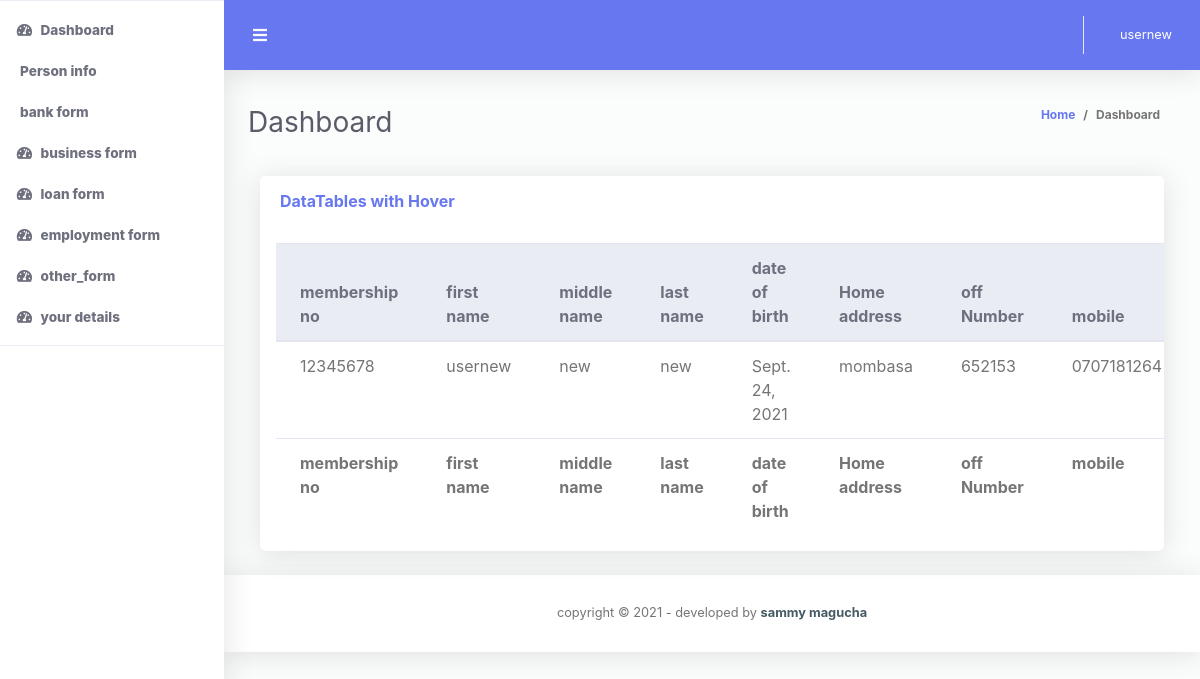
The page /listuser (signed in) on the database its author committed.
### codechallenege/models.py (models this page shows, shortened)
class Bioinfo(models.Model):
	No ='No'
	Yes = 'yes'
	single = 'single'
	married = 'married'
	window = 'window'
	other = 'other'
	Owned =(
		(No, 'No'),
  		(Yes, 'yes'),
	)
	Marry=(
		(single, 'single'),
		(married,'married'),
		(window, 'window'),
		(other, 'other')
		)
	membership_no = models.PositiveIntegerField()
	first_name = models.CharField(max_length= 50, validators= [onlyletters])
	middle_name = models.CharField(max_length= 50, validators= [onlyletters])
	last_name = models.CharField(max_length= 50, validators= [onlyletters])
	DateOfBirth = models.DateField()
	Homeaddress = models.CharField(max_length= 50, validators= [onlyletters])
	OffieNumber= models.PositiveIntegerField()
	mobile_no = models.CharField(max_length=12,)
	Pin_no = models.CharField(max_length= 50, validators= [onlyisalnum])
	Email = models.EmailField(max_length=100, )
	physical_add = models.CharField(max_length = 100, validators= [onlyletters])
	town = models.CharField(max_length = 100, validators= [onlyletters])
	estate = models.CharField(max_length = 100, validators= [onlyletters])
	house_no = models.CharField(max_length= 100, validators= [onlyisalnum])
	livedthrere=  models.CharField(max_length = 100,validators=[onlyisnumeric])
	Houseowned = models.CharField(max_length=3, choices=Owned,)
	martial_status =models.CharField(max_length=7, choices=Marry,)
	No_dependents = models.PositiveIntegerField()
	bio = models.ForeignKey(User, on_delete=models.CASCADE)
	class Meta:
		verbose_name_plural = "Bioinfo"

### codechallenege/decorators.py (the view)
		def wrapper_func(request, *args, **kwargs):
			group = None
			if request.user.groups.exists():
				group = request.user.groups.all()[0].name
			if group in allowed_roles:
				return view_func(request, *args, **kwargs)
			else:
				return HttpResponse('you are not authorized')

### codechallenege/templatetags/custom_tags.py (called while the page is built)
@register.filter(name='has_group')
def has_group(user, group_name):
    group = Group.objects.filter(name=group_name)
    if group:
        group = group.first()
        return group in user.groups.all()
    else:
        return False

### codechallenege/views.py (called while the page is built)
@login_required(login_url='/accounts/login/')
@allowed_users(allowed_roles=['admin','clientuser'])
def listclients(request):
	clients = Bioinfo.objects.all()
	context = {
		'title': 'list of clients',
		'users': clients
	}
	return render(request, 'codechallenege/listlclients.html', context)

### codechallenege/templates/codechallenege/listlclients.html (shortened to what this page needs)
{%extends 'codechallenege/base.html'%}
{%block content%}
 <div class="col-lg-12">
              <div class="card mb-4">
                <div class="card-header py-3 d-flex flex-row align-items-center justify-content-between">
                  <h6 class="m-0 font-weight-bold text-primary">DataTables with Hover</h6>
                </div>
                <div class="table-responsive p-3">
                  <table class="table align-items-center table-flush table-hover" id="dataTableHover">
                    <thead class="thead-light">
                      <tr>
                       <th>membership no</th>
                        <th>first name</th>
                        <th>middle name</th>
                        <th>last name</th>
                        <th>date of birth</th>
                        <th>Home address</th>
                        <th>off Number</th>
                        <th>mobile</th>
                      </tr>
                    </thead>
                    <tfoot>
                      <tr>
                       <th>membership no</th>
                        <th>first name</th>
                        <th>middle name</th>
                        <th>last name</th>
                        <th>date of birth</th>
                        <th>Home address</th>
                        <th>off Number</th>
                        <th>mobile</th>
                      </tr>
                    </tfoot>
                    <tbody>
                      {%for user in users%}
                       <tr>
                           <td>{{user.membership_no}}</td>
                           <td>{{user.first_name}}</td>
                           <td>{{user.middle_name}}</td>
                           <td>{{user.last_name}}</td>
                           <td>{{user.DateOfBirth}}</td>
                           <td>{{user.Homeaddress}}</td>
                           <td>{{user.OffieNumber}}</td>
                           <td>{{user.mobile_no}}</td>
                       </tr>
                       {%endfor%}
                    </tbody>
                  </table>
                </div>
              </div>
            </div>
          </div>
{%endblock%}

### codechallenege/templates/codechallenege/base.html (shortened to what this page needs)
{% load static %}
<!DOCTYPE html>
<html lang="en">
<head>
  <link rel="stylesheet" href="https://use.fontawesome.com/releases/v5.7.0/css/all.css">
  <link href="{% static 'css\all.min.css' %}" rel="stylesheet" type="text/css">
  <link href="{% static 'css\bootstrap.min.css' %}" rel="stylesheet" type="text/css">
  <link href="{% static 'css\ruang-admin.min.css' %}" rel="stylesheet">
</head>
<body id="page-top">
  <div id="wrapper">
    <ul class="navbar-nav sidebar sidebar-light accordion" id="accordionSidebar">
      {% load custom_tags %}
      {% if request.user|has_group:"admin" %}
      <li class="nav-item active">
        <a class="nav-link" href="{% url 'homepage' %}">
          <i class="fas fa-fw fa-tachometer-alt"></i>
          <span>Dashboard</span></a>
      </li>
      <hr class="sidebar-divider">
      <li class="nav-item active">
        <a class="nav-link" href="{% url 'userdetails' %}">
          <i class="bi bi-person"></i>
          <span>Person info</span></a>
      </li>
        <li class="nav-item active">
        <a class="nav-link" href="{% url 'list_user' %}">
          <i class="fas fa-fw fa-tachometer-alt"></i>
          <span>clients</span></a>
      </li>
      <li class="nav-item active">
        <a class="nav-link" href="{% url 'client_business' %}">
          <i class="fas fa-fw fa-tachometer-alt"></i>
          <span>business form</span></a>
      </li>
      <li class="nav-item active">
        <a class="nav-link" href="{% url 'client_biz' %}">
          <i class="fas fa-fw fa-tachometer-alt"></i>
          <span>business details</span></a>
      </li>
      <li class="nav-item active">
        <a class="nav-link" href="{% url 'emp_form' %}">
          <i class="fas fa-fw fa-tachometer-alt"></i>
          <span>employment form</span></a>
      </li>
      <li class="nav-item active">
        <a class="nav-link" href="{% url 'empldetails' %}">
          <i class="fas fa-fw fa-tachometer-alt"></i>
          <span>employment details</span></a>
      </li>
      <li class="nav-item active">
        <a class="nav-link" href="{% url 'bank_form' %}">
          <i class="fa fa-bank"></i>
          <span>bank form</span></a>
      </li>
      <li class="nav-item active">
        <a class="nav-link" href="{% url 'loan_details' %}">
          <i class="fas fa-fw fa-tachometer-alt"></i>
          <span>bank_details</span></a>
      </li>
      <li class="nav-item active">
        <a class="nav-link" href="{% url 'loan_form' %}">
          <i class="fas fa-fw fa-tachometer-alt"></i>
          <span>loan form</span></a>
      </li>
      <li class="nav-item active">
        <a class="nav-link" href="{% url 'loan_details' %}">
          <i class="fas fa-fw fa-tachometer-alt"></i>
          <span>loan details</span></a>
      </li>
       <li class="nav-item active">
        <a class="nav-link" href="{% url 'other_form' %}">
          <i class="fas fa-fw fa-tachometer-alt"></i>
          <span>other_form</span></a>
      </li>
      <li class="nav-item active">
        <a class="nav-link" href="{% url 'other_details' %}">
          <i class="fas fa-fw fa-tachometer-alt"></i>
          <span>other loan details</span></a>
      </li>
      {% elif request.user|has_group:"clientuser" %}
     <li class="nav-item active">
        <a class="nav-link" href="{% url 'homepage' %}">
          <i class="fas fa-fw fa-tachometer-alt"></i>
          <span>Dashboard</span></a>
      </li>
      <li class="nav-item active">
        <a class="nav-link" href="{% url 'userdetails' %}">
          <span>Person info</span></a>
      </li>
      <li class="nav-item active">
        <a class="nav-link" href="{% url 'bank_form' %}">
          <span>bank form</span></a>
      </li>
      <li class="nav-item active">
        <a class="nav-link" href="{% url 'client_business' %}">
          <i class="fas fa-fw fa-tachometer-alt"></i>
          <span>business form</span></a>
      </li>
       <li class="nav-item active">
        <a class="nav-link" href="{% url 'loan_form' %}">
          <i class="fas fa-fw fa-tachometer-alt"></i>
          <span>loan form</span></a>
      </li>
      <li class="nav-item active">
        <a class="nav-link" href="{% url 'emp_form' %}">
          <i class="fas fa-fw fa-tachometer-alt"></i>
          <span>employment form</span></a>
      </li>
       <li class="nav-item active">
        <a class="nav-link" href="{% url 'other_form' %}">
          <i class="fas fa-fw fa-tachometer-alt"></i>
          <span>other_form</span></a>
      </li>
      <li class="nav-item active">
        <a class="nav-link" href="{% url 'moredetails' %}">
          <i class="fas fa-fw fa-tachometer-alt"></i>
          <span>your details</span></a>
      </li>
      {%endif%}
      <hr class="sidebar-divider">
    </ul>
    <div id="content-wrapper" class="d-flex flex-column">
      <div id="content">
        <nav class="navbar navbar-expand navbar-light bg-navbar topbar mb-4 static-top">
          <button id="sidebarToggleTop" class="btn btn-link rounded-circle mr-3">
            <i class="fa fa-bars"></i>
          </button>
          <ul class="navbar-nav ml-auto">
            <li class="nav-item dropdown no-arrow">
              <a class="nav-link dropdown-toggle" href="#" id="userDropdown" role="button" data-toggle="dropdown"
                aria-haspopup="true" aria-expanded="false">
                <span class="ml-2 d-none d-lg-inline text-white small">{{user.username}}</span>
              </a>
            </li>
          </ul>
        </nav>
        <div class="container-fluid" id="container-wrapper">
          <div class="d-sm-flex align-items-center justify-content-between mb-4">
            <h1 class="h3 mb-0 text-gray-800">Dashboard</h1>
            <ol class="breadcrumb">
              <li class="breadcrumb-item"><a href="{% url 'homepage' %}">Home</a></li>
              <li class="breadcrumb-item active" aria-current="page">Dashboard</li>
            </ol>
          </div>
          {%block content%}
          {%endblock%}
</body>
      <footer class="sticky-footer bg-white">
        <div class="container my-auto">
          <div class="copyright text-center my-auto">
            <span>copyright &copy; <script> document.write(new Date().getFullYear()); </script> - developed by
              <b><a href="https://www.github.com/smagucha" target="_blank">sammy magucha</a></b>
            </span>
          </div>
        </div>
      </footer>
</body>
</html>

### rows shown on the page
Bioinfo: membership_no "12345678", first_name "usernew", middle_name "new", last_name "new", DateOfBirth "Sept. 24, 2021", Homeaddress "mombasa", OffieNumber "652153", mobile_no "0707181264"

### other values the page prints
{{ user.username }} "usernew"
